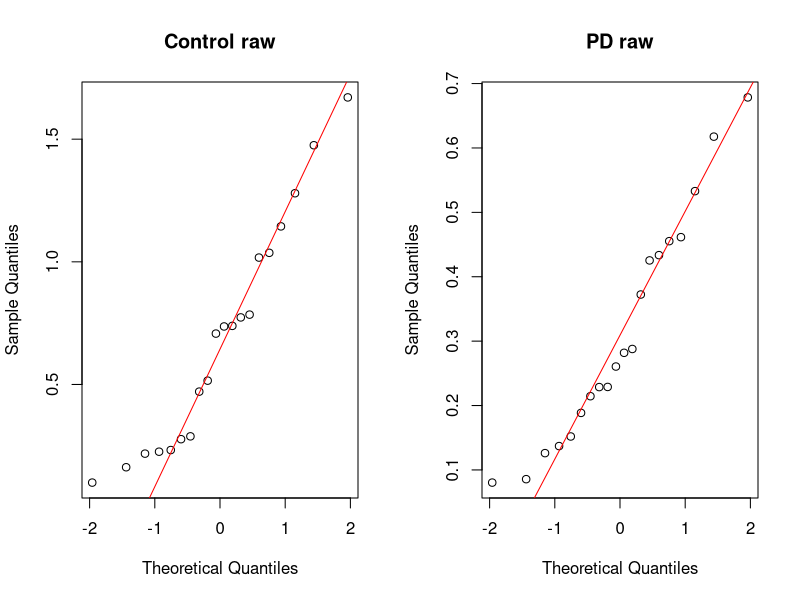
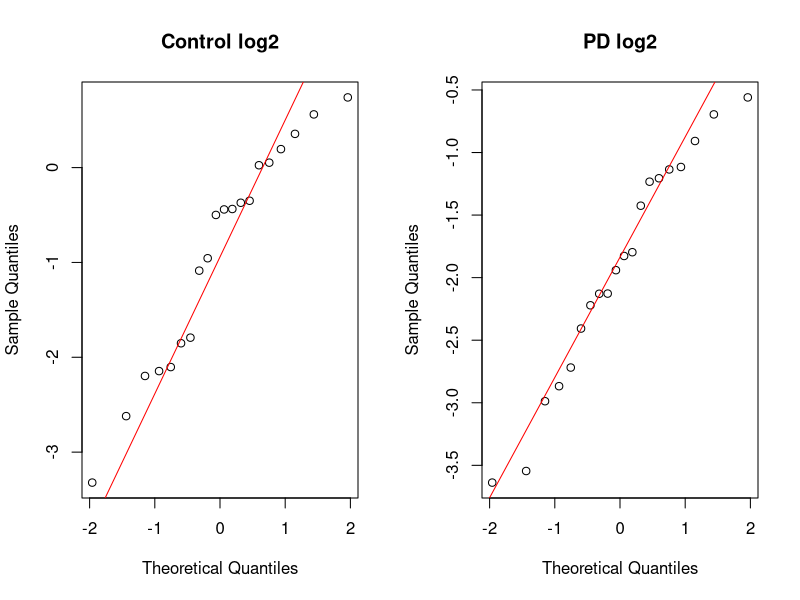
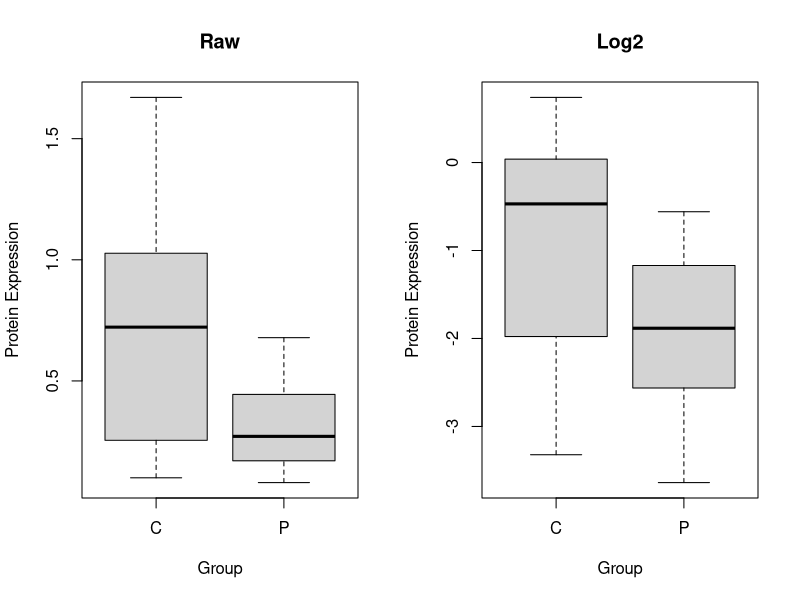
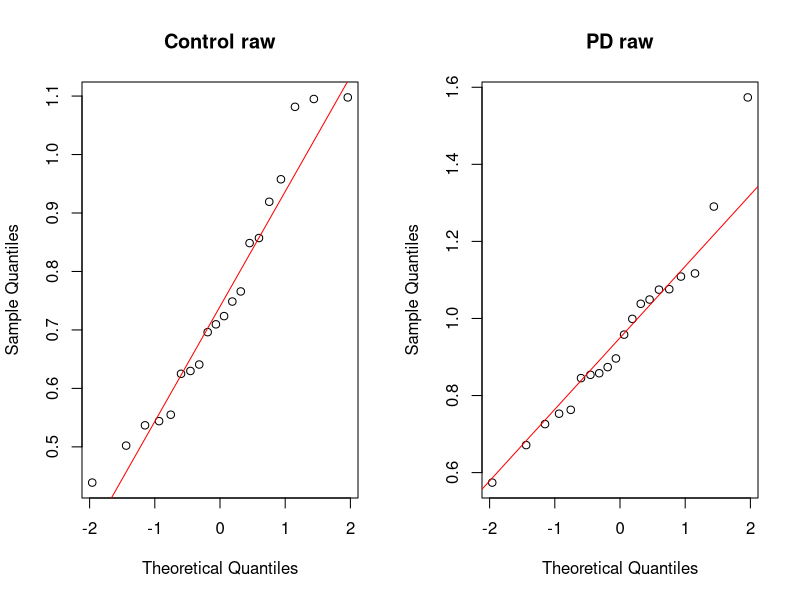
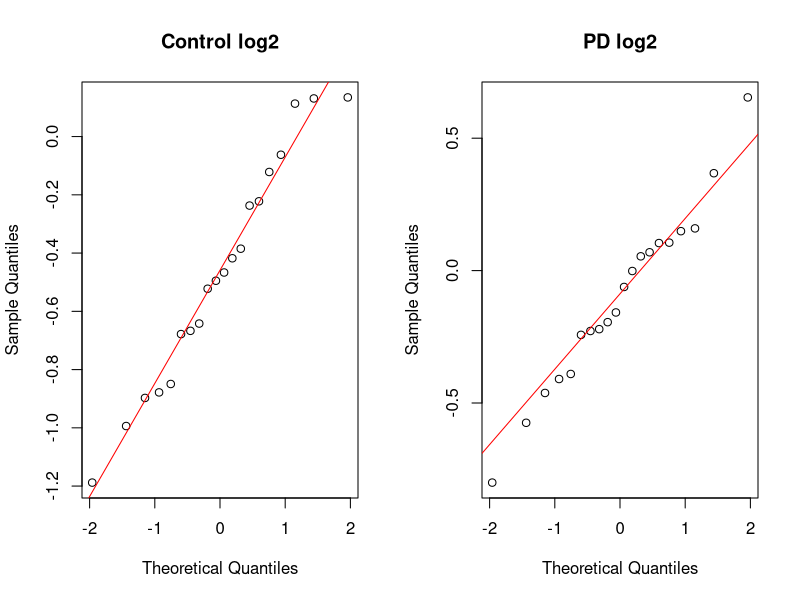
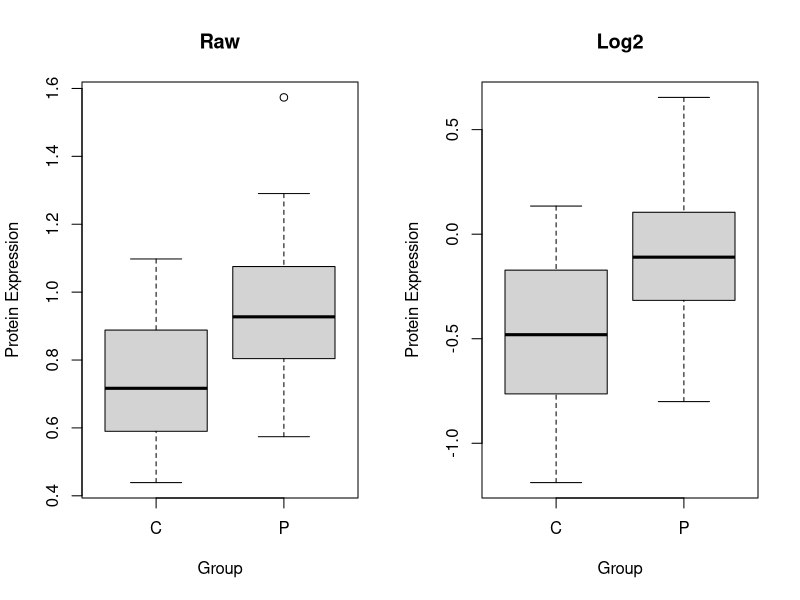
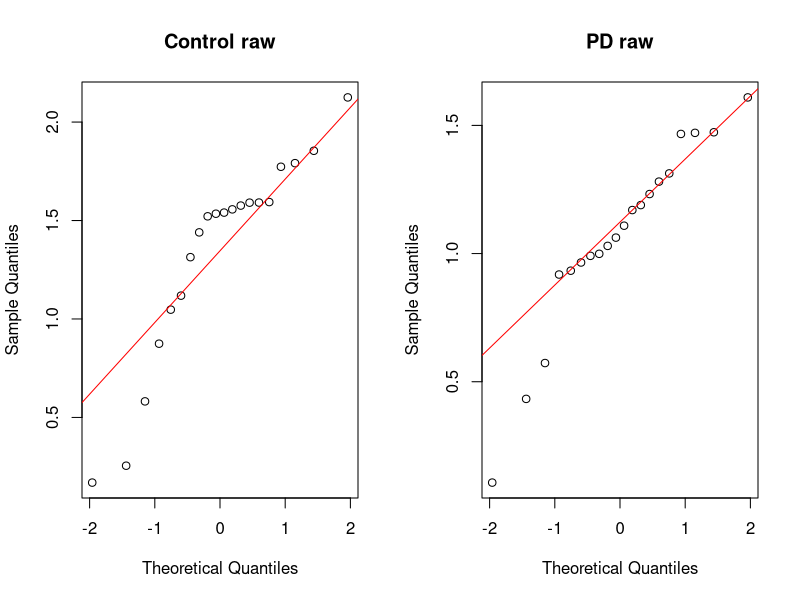
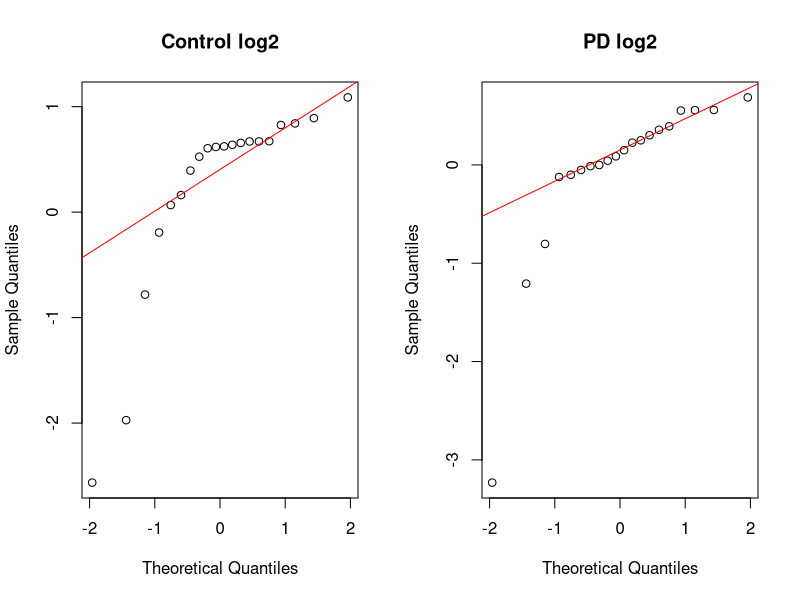

These figures' R source, in order:
## ---- chunk 1
library(stringr)
library(corrplot)
## ---- chunk 2
checkNormGraph <- function(x, log2x, xName){
  cat("\n\n### ", xName,"\n")
  par(mfrow=c(1,2))
  qqnorm(x[1:20], main=str_c("Control raw"))
  qqline(x[1:20], col="red")
  qqnorm(x[21:40], main=str_c("PD raw"))
  qqline(x[21:40], col="red")
  qqnorm(log2x[1:20], main=str_c("Control log2"))
  qqline(log2x[1:20], col="red")
  qqnorm(log2x[21:40], main=str_c("PD log2"))
  qqline(log2x[21:40], col="red")

  par(mfrow=c(1,2))
  boxplot(x~grp, main="Raw", xlab="Group", ylab="Protein Expression")
  boxplot(log2x~grp, main="Log2", xlab="Group", ylab="Protein Expression")
}

swPval <- function(x) {
  shapiro.test(x)$p.value
}
## ---- chunk 3
wb <- read.csv("../data/WB_protein_levels.csv", row.names=1)

grp <- c(rep("C", 20),rep("P", 20))
## ---- chunk 4
log2wb <- log2(wb[,c(1:7,9:12)])
StriBG.GDNF <- log2(wb$StriBG.GDNF+1)
log2wb <- data.frame(cbind(log2wb[,1:7], StriBG.GDNF, log2wb[,8:11]))
rm(StriBG.GDNF)
## ---- chunk 5
for (i in 1:dim(wb)[2]){
  checkNormGraph(wb[,i], log2wb[,i], names(wb)[i])
}

## ---- chunk 6
swC.raw <- apply(wb[1:20,], 2, swPval)
swPD.raw <- apply(wb[21:40,], 2, swPval)
swC.log2 <- apply(log2wb[1:20,], 2, swPval)
swPD.log2 <- apply(log2wb[21:40,], 2, swPval)
log2transform <- ((swC.log2>swC.raw)&(swPD.log2>swPD.raw))&(swC.raw<0.05|swPD.raw<0.05)
## ---- chunk 7
swTable <- data.frame(cbind(swC.raw, swC.log2, swPD.raw, swPD.log2, ifelse(log2transform,"yes","no")))
names(swTable) <- c("Raw control p", "Log2 control p", "Raw PD p", "Log2 PD p", "Log2 transform?")
knitr::kable(swTable)
